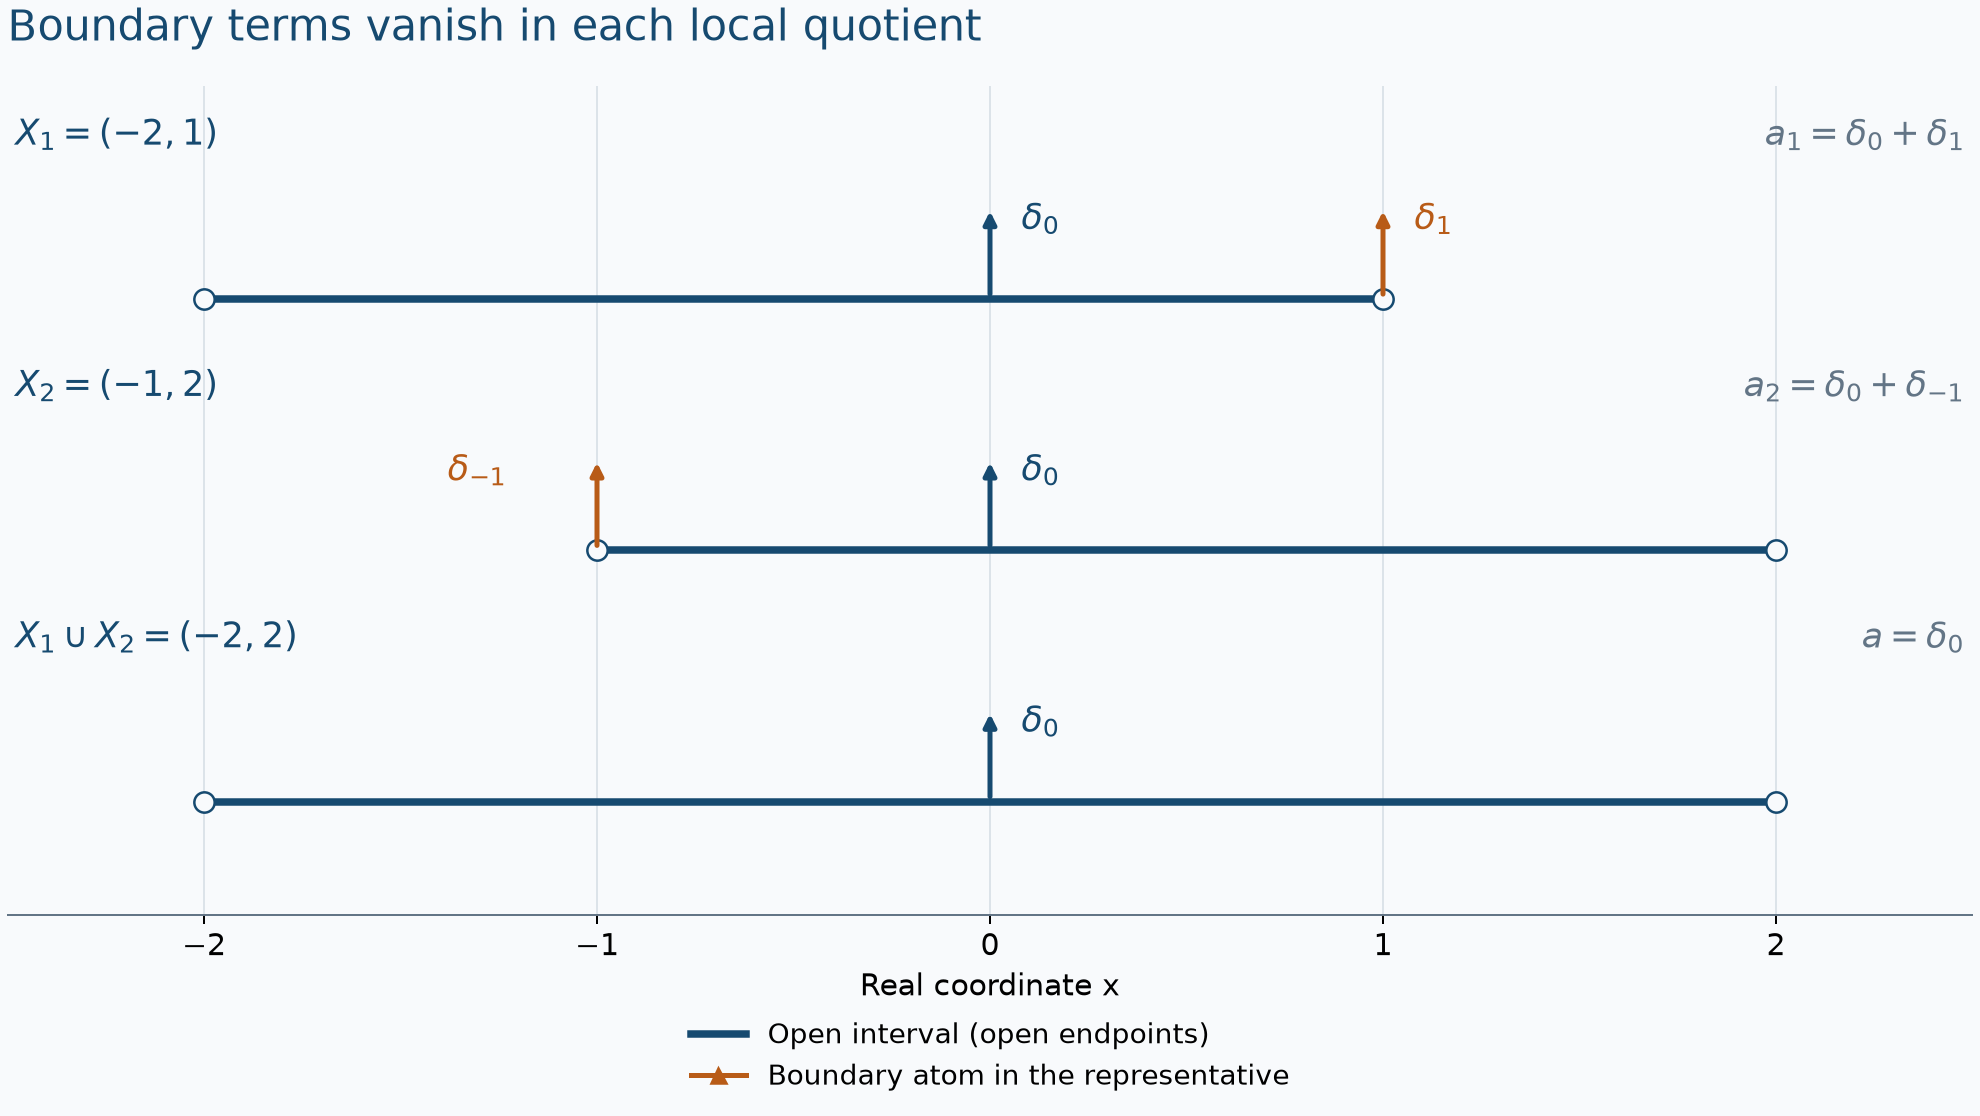

Write the Python code that produced this figure.
"""Exact interval/atom model for AN01-U098, Exercise 3. CC0.

Original drawing: GPT-6 Astra (OpenAI), Ultra. Horizontal coordinates
are mathematical coordinates. Vertical offsets separate schematic rows.
Run with Python and matplotlib to regenerate PNG and SVG beside this file.
"""
from pathlib import Path
import matplotlib
matplotlib.use("Agg")
matplotlib.rcParams["svg.hashsalt"]="AN01-U098-exact-intervals"
import matplotlib.pyplot as plt
from matplotlib.lines import Line2D

P=Path(__file__).resolve().parent
navy="#164a70";orange="#b85b17";gray="#637586"
rows=[(-2,1,2.5,1,r"$X_1=(-2,1)$",r"$a_1=\delta_0+\delta_1$"),
      (-1,2,1.5,-1,r"$X_2=(-1,2)$",r"$a_2=\delta_0+\delta_{-1}$"),
      (-2,2,.5,None,r"$X_1\cup X_2=(-2,2)$",r"$a=\delta_0$")]
assert rows[0][1]==rows[0][3] and rows[1][0]==rows[1][3]
assert all(lo<0<hi for lo,hi,*_ in rows)
fig,ax=plt.subplots(figsize=(11,6.2),layout="constrained")
fig.patch.set_facecolor("#f8fafc");ax.set_facecolor("#f8fafc")
for x in range(-2,3):
    ax.axvline(x,color="#dce3e9",lw=.8,zorder=0)
for lo,hi,y,endpoint,label,rep in rows:
    ax.plot([lo,hi],[y,y],color=navy,lw=3,zorder=2)
    ax.scatter([lo,hi],[y,y],s=66,facecolors="#f8fafc",edgecolors=navy,zorder=3)
    ax.annotate("",xy=(0,y+.37),xytext=(0,y),
                arrowprops=dict(arrowstyle="-|>",color=navy,lw=2))
    ax.text(.08,y+.28,r"$\delta_0$",color=navy,fontsize=14)
    if endpoint is not None:
        ax.annotate("",xy=(endpoint,y+.37),xytext=(endpoint,y),
                    arrowprops=dict(arrowstyle="-|>",color=orange,lw=2))
        ax.text(endpoint+(.08 if endpoint==1 else -.38),y+.28,
                r"$\delta_1$" if endpoint==1 else r"$\delta_{-1}$",
                color=orange,fontsize=14)
    ax.text(-2.48,y+.65,label,fontsize=14,color=navy,va="center")
    ax.text(2.48,y+.65,rep,fontsize=14,color=gray,ha="right",va="center")
ax.set(xlim=(-2.5,2.5),ylim=(.05,3.35),xticks=range(-2,3),yticks=[],xlabel="Real coordinate x")
ax.tick_params(axis="x",labelsize=12)
ax.xaxis.label.set_size(12)
for side in ["left","top","right"]:ax.spines[side].set_visible(False)
ax.spines["bottom"].set_color(gray)
ax.set_title("Boundary terms vanish in each local quotient",loc="left",fontsize=17,pad=18,color=navy)
handles=[Line2D([0],[0],color=navy,lw=3,label="Open interval (open endpoints)"),
         Line2D([0],[0],color=orange,lw=2,marker="^",label="Boundary atom in the representative")]
fig.legend(handles=handles,loc="outside lower center",ncols=1,frameon=False,fontsize=11)
for ext in ["png","svg"]:
    fig.savefig(P/("hyperfunction-gluing."+ext),dpi=180,
                metadata={"Creator":"GPT-6 Astra (OpenAI), Ultra; CC0","Date":None} if ext=="svg"
                else {"Author":"GPT-6 Astra (OpenAI), Ultra","License":"CC0"})
plt.close(fig)
svg=P/"hyperfunction-gluing.svg"
svg.write_text("\n".join(line.rstrip() for line in svg.read_text(encoding="utf-8").splitlines())+"\n",encoding="utf-8",newline="\n")
